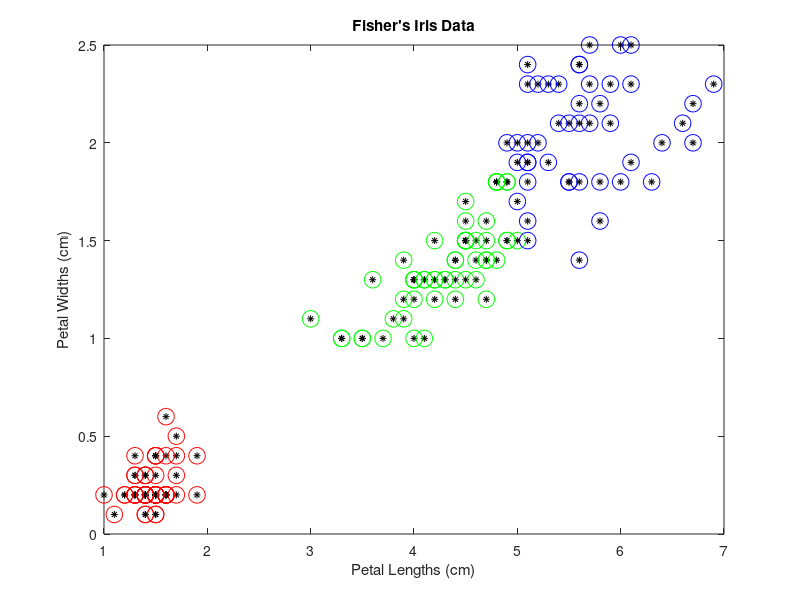

This figure's MATLAB source: (Note: this script raises an error after producing the figure.)
clearvars

load fisheriris
X = meas(:,3:4);

figure;
plot(X(:,1),X(:,2),'k*','MarkerSize',5);
title 'Fisher''s Iris Data';
xlabel 'Petal Lengths (cm)'; 
ylabel 'Petal Widths (cm)';
hold on

k = 3;
[idx,C] = kmeans(X, k);

plot(X(idx==1,1),X(idx==1,2),'ro','MarkerSize',12)
plot(X(idx==2,1),X(idx==2,2),'go','MarkerSize',12)
plot(X(idx==3,1),X(idx==3,2),'bo','MarkerSize',12)

CLR = 'rgb';
for n = 1:k
    x = X(idx==n,1);
    y = X(idx==n,2);
    kb = boundary(x, y);
    plot(x(kb), y(kb), CLR(n));
end